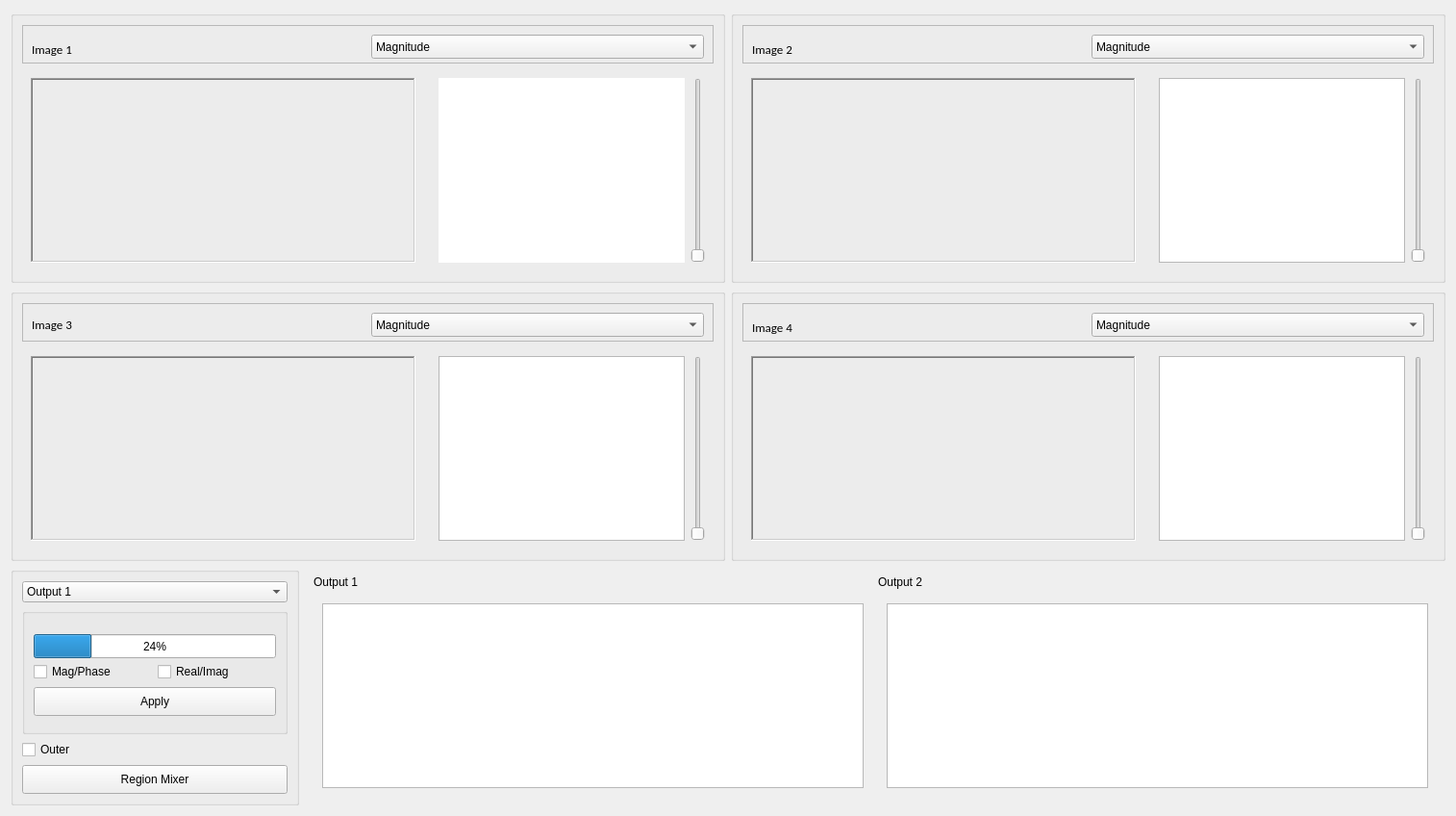
  <widget class="QWidget" name="centralwidget">
   <layout class="QGridLayout" name="gridLayout_15">
    <item row="0" column="0">
     <layout class="QGridLayout" name="gridLayout_14">
      <item row="0" column="0">
       <layout class="QGridLayout" name="gridLayout_13">
        <item row="0" column="0">
         <widget class="QGroupBox" name="groupBox_3">
          <property name="title">
           <string/>
          </property>
          <layout class="QGridLayout" name="gridLayout_22">
           <item row="0" column="0">
            <layout class="QVBoxLayout" name="verticalLayout">
             <item>
              <widget class="QFrame" name="frame">
               <property name="minimumSize">
                <size>
                 <width>0</width>
                 <height>40</height>
                </size>
               </property>
               <property name="maximumSize">
                <size>
                 <width>16777215</width>
                 <height>40</height>
                </size>
               </property>
               <property name="frameShape">
                <enum>QFrame::StyledPanel</enum>
               </property>
               <property name="frameShadow">
                <enum>QFrame::Raised</enum>
               </property>
               <layout class="QGridLayout" name="gridLayout">
                <item row="0" column="2">
                 <widget class="QComboBox" name="comboBox">
                  <property name="minimumSize">
                   <size>
                    <width>0</width>
                    <height>25</height>
                   </size>
                  </property>
                  <property name="maximumSize">
                   <size>
                    <width>16777215</width>
                    <height>25</height>
                   </size>
                  </property>
                  <item>
                   <property name="text">
                    <string>Magnitude</string>
                   </property>
                  </item>
                  <item>
                   <property name="text">
                    <string>Phase</string>
                   </property>
                  </item>
                  <item>
                   <property name="text">
                    <string>Real</string>
                   </property>
                  </item>
                  <item>
                   <property name="text">
                    <string>Imaginary</string>
                   </property>
                  </item>
                 </widget>
                </item>
                <item row="0" column="0">
                 <widget class="QLabel" name="label_3">
                  <property name="minimumSize">
                   <size>
                    <width>0</width>
                    <height>30</height>
                   </size>
                  </property>
                  <property name="font">
                   <font>
                    <family>Calibri</family>
                    <pointsize>10</pointsize>
                   </font>
                  </property>
                  <property name="text">
                   <string>Image 1</string>
                  </property>
                 </widget>
                </item>
               </layout>
              </widget>
             </item>
             <item>
              <layout class="QHBoxLayout" name="horizontalLayout">
               <item>
                <widget class="QGroupBox" name="groupBox">
                 <property name="styleSheet">
                  <string notr="true">QGroupBox {
    border: none; /* or border: 0; */
}

QGroupBox::title {
    subcontrol-origin: margin;
    subcontrol-position: top left;
    padding: 0 5px; /* Optional padding for the title */
}

</string>
                 </property>
                 <property name="title">
                  <string/>
                 </property>
                 <layout class="QGridLayout" name="gridLayout_2">
                  <item row="0" column="0">
                   <widget class="QLabel" name="image1">
                    <property name="minimumSize">
                     <size>
                      <width>400</width>
                      <height>0</height>
                     </size>
                    </property>
                    <property name="maximumSize">
                     <size>
                      <width>450</width>
                      <height>16777215</height>
                     </size>
                    </property>
                    <property name="frameShape">
                     <enum>QFrame::WinPanel</enum>
                    </property>
                    <property name="frameShadow">
                     <enum>QFrame::Sunken</enum>
                    </property>
                    <property name="text">
                     <string/>
                    </property>
                    <property name="scaledContents">
                     <bool>true</bool>
                    </property>
                   </widget>
                  </item>
                 </layout>
                </widget>
               </item>
               <item>
                <widget class="QGroupBox" name="groupBox_2">
                 <property name="styleSheet">
                  <string notr="true">QGroupBox {
    border: none; /* or border: 0; */
}

QGroupBox::title {
    subcontrol-origin: margin;
    subcontrol-position: top left;
    padding: 0 5px; /* Optional padding for the title */
}

</string>
                 </property>
                 <property name="title">
                  <string/>
                 </property>
                 <layout class="QGridLayout" name="gridLayout_16">
                  <item row="0" column="0">
                   <layout class="QHBoxLayout" name="horizontalLayout_5">
                    <item>
                     <widget class="QGraphicsView" name="ft_comp_1">
                      <property name="frameShape">
                       <enum>QFrame::NoFrame</enum>
                      </property>
                      <property name="frameShadow">
                       <enum>QFrame::Sunken</enum>
                      </property>
                      <property name="sizeAdjustPolicy">
                       <enum>QAbstractScrollArea::AdjustToContentsOnFirstShow</enum>
                      </property>
                      <property name="interactive">
                       <bool>true</bool>
                      </property>
                     </widget>
                    </item>
                    <item>
                     <widget class="QSlider" name="verticalSlider">
                      <property name="orientation">
                       <enum>Qt::Vertical</enum>
                      </property>
                     </widget>
                    </item>
                   </layout>
                  </item>
                 </layout>
                </widget>
               </item>
              </layout>
             </item>
            </layout>
           </item>
          </layout>
         </widget>
        </item>
        <item row="0" column="1">
         <widget class="QGroupBox" name="groupBox_24">
          <property name="title">
           <string/>
          </property>
          <layout class="QGridLayout" name="gridLayout_35">
           <item row="0" column="0">
            <layout class="QVBoxLayout" name="verticalLayout_5">
             <item>
              <widget class="QFrame" name="frame_11">
               <property name="minimumSize">
                <size>
                 <width>0</width>
                 <height>40</height>
                </size>
               </property>
               <property name="maximumSize">
                <size>
                 <width>16777215</width>
                 <height>40</height>
                </size>
               </property>
               <property name="frameShape">
                <enum>QFrame::StyledPanel</enum>
               </property>
               <property name="frameShadow">
                <enum>QFrame::Raised</enum>
               </property>
               <layout class="QGridLayout" name="gridLayout_36">
                <item row="0" column="0">
                 <widget class="QLabel" name="label_31">
                  <property name="minimumSize">
                   <size>
                    <width>0</width>
                    <height>30</height>
                   </size>
                  </property>
                  <property name="font">
                   <font>
                    <family>Calibri</family>
                    <pointsize>10</pointsize>
                   </font>
                  </property>
                  <property name="text">
                   <string>Image 2</string>
                  </property>
                 </widget>
                </item>
                <item row="0" column="1">
                 <widget class="QComboBox" name="comboBox_11">
                  <property name="minimumSize">
                   <size>
                    <width>0</width>
                    <height>25</height>
                   </size>
                  </property>
                  <property name="maximumSize">
                   <size>
                    <width>16777215</width>
                    <height>25</height>
                   </size>
                  </property>
                  <item>
                   <property name="text">
                    <string>Magnitude</string>
                   </property>
                  </item>
                  <item>
                   <property name="text">
                    <string>Phase</string>
                   </property>
                  </item>
                  <item>
                   <property name="text">
                    <string>Real</string>
                   </property>
                  </item>
                  <item>
                   <property name="text">
                    <string>Imaginary</string>
                   </property>
                  </item>
                 </widget>
                </item>
               </layout>
              </widget>
             </item>
             <item>
              <layout class="QHBoxLayout" name="horizontalLayout_11">
               <item>
                <widget class="QGroupBox" name="groupBox_25">
                 <property name="styleSheet">
                  <string notr="true">QGroupBox {
    border: none; /* or border: 0; */
}

QGroupBox::title {
    subcontrol-origin: margin;
    subcontrol-position: top left;
    padding: 0 5px; /* Optional padding for the title */
}

</string>
                 </property>
                 <property name="title">
                  <string/>
                 </property>
                 <layout class="QGridLayout" name="gridLayout_37">
                  <item row="0" column="0">
                   <widget class="QLabel" name="image2">
                    <property name="minimumSize">
                     <size>
                      <width>400</width>
                      <height>0</height>
                     </size>
                    </property>
                    <property name="frameShape">
                     <enum>QFrame::WinPanel</enum>
                    </property>
                    <property name="frameShadow">
                     <enum>QFrame::Sunken</enum>
                    </property>
                    <property name="text">
                     <string/>
                    </property>
                    <property name="scaledContents">
                     <bool>true</bool>
                    </property>
                   </widget>
                  </item>
                 </layout>
                </widget>
               </item>
               <item>
                <widget class="QGroupBox" name="ft_component2">
                 <property name="styleSheet">
                  <string notr="true">QGroupBox {
    border: none; /* or border: 0; */
}

QGroupBox::title {
    subcontrol-origin: margin;
    subcontrol-position: top left;
    padding: 0 5px; /* Optional padding for the title */
}

</string>
                 </property>
                 <property name="title">
                  <string/>
                 </property>
                 <layout class="QGridLayout" name="gridLayout_10">
                  <item row="0" column="0">
                   <layout class="QHBoxLayout" name="horizontalLayout_7">
                    <item>
                     <widget class="QGraphicsView" name="ft_comp_2"/>
                    </item>
                    <item>
                     <widget class="QSlider" name="verticalSlider_3">
                      <property name="orientation">
                       <enum>Qt::Vertical</enum>
                      </property>
                     </widget>
                    </item>
                   </layout>
                  </item>
                 </layout>
                </widget>
               </item>
              </layout>
             </item>
            </layout>
           </item>
          </layout>
         </widget>
        </item>
        <item row="1" column="0">
         <widget class="QGroupBox" name="groupBox_4">
          <property name="title">
           <string/>
          </property>
          <layout class="QGridLayout" name="gridLayout_23">
           <item row="0" column="0">
            <layout class="QVBoxLayout" name="verticalLayout_2">
             <item>
              <widget class="QFrame" name="frame_8">
               <property name="minimumSize">
                <size>
                 <width>0</width>
                 <height>40</height>
                </size>
               </property>
               <property name="maximumSize">
                <size>
                 <width>16777215</width>
                 <height>40</height>
                </size>
               </property>
               <property name="frameShape">
                <enum>QFrame::StyledPanel</enum>
               </property>
               <property name="frameShadow">
                <enum>QFrame::Raised</enum>
               </property>
               <layout class="QGridLayout" name="gridLayout_24">
                <item row="0" column="1">
                 <widget class="QComboBox" name="comboBox_8">
                  <property name="minimumSize">
                   <size>
                    <width>0</width>
                    <height>25</height>
                   </size>
                  </property>
                  <property name="maximumSize">
                   <size>
                    <width>16777215</width>
                    <height>25</height>
                   </size>
                  </property>
                  <item>
                   <property name="text">
                    <string>Magnitude</string>
                   </property>
                  </item>
                  <item>
                   <property name="text">
                    <string>Phase</string>
                   </property>
                  </item>
                  <item>
                   <property name="text">
                    <string>Real</string>
                   </property>
                  </item>
                  <item>
                   <property name="text">
                    <string>Imaginary</string>
                   </property>
                  </item>
                 </widget>
                </item>
                <item row="0" column="0">
                 <widget class="QLabel" name="label_22">
                  <property name="minimumSize">
                   <size>
                    <width>0</width>
                    <height>25</height>
                   </size>
                  </property>
                  <property name="font">
                   <font>
                    <family>Calibri</family>
                    <pointsize>10</pointsize>
                   </font>
                  </property>
                  <property name="text">
                   <string>Image 3</string>
                  </property>
                 </widget>
                </item>
               </layout>
              </widget>
             </item>
             <item>
              <layout class="QHBoxLayout" name="horizontalLayout_8">
               <item>
                <widget class="QGroupBox" name="groupBox_13">
                 <property name="styleSheet">
                  <string notr="true">QGroupBox {
    border: none; /* or border: 0; */
}

QGroupBox::title {
    subcontrol-origin: margin;
    subcontrol-position: top left;
    padding: 0 5px; /* Optional padding for the title */
}

</string>
                 </property>
                 <property name="title">
                  <string/>
                 </property>
                 <layout class="QGridLayout" name="gridLayout_25">
                  <item row="0" column="0">
                   <widget class="QLabel" name="image3">
                    <property name="minimumSize">
                     <size>
                      <width>400</width>
                      <height>0</height>
                     </size>
                    </property>
                    <property name="frameShape">
                     <enum>QFrame::WinPanel</enum>
                    </property>
                    <property name="frameShadow">
                     <enum>QFrame::Sunken</enum>
                    </property>
                    <property name="text">
                     <string/>
                    </property>
                    <property name="scaledContents">
                     <bool>true</bool>
                    </property>
                   </widget>
                  </item>
                 </layout>
                </widget>
               </item>
               <item>
                <widget class="QGroupBox" name="groupBox_16">
                 <property name="styleSheet">
                  <string notr="true">QGroupBox {
    border: none; /* or border: 0; */
}

QGroupBox::title {
    subcontrol-origin: margin;
    subcontrol-position: top left;
    padding: 0 5px; /* Optional padding for the title */
}

</string>
                 </property>
                 <property name="title">
                  <string/>
                 </property>
                 <layout class="QGridLayout" name="gridLayout_3">
                  <item row="0" column="0">
                   <layout class="QHBoxLayout" name="horizontalLayout_6">
                    <item>
                     <widget class="QGraphicsView" name="ft_comp_3"/>
                    </item>
                    <item>
                     <widget class="QSlider" name="verticalSlider_2">
                      <property name="orientation">
                       <enum>Qt::Vertical</enum>
                      </property>
                     </widget>
                    </item>
                   </layout>
                  </item>
                 </layout>
                </widget>
               </item>
              </layout>
             </item>
            </layout>
           </item>
          </layout>
         </widget>
        </item>
        <item row="1" column="1">
         <widget class="QGroupBox" name="groupBox_19">
          <property name="title">
           <string/>
          </property>
          <layout class="QGridLayout" name="gridLayout_31">
           <item row="0" column="0">
            <layout class="QVBoxLayout" name="verticalLayout_4">
             <item>
              <widget class="QFrame" name="frame_10">
               <property name="minimumSize">
                <size>
                 <width>0</width>
                 <height>40</height>
                </size>
               </property>
               <property name="maximumSize">
                <size>
                 <width>16777215</width>
                 <height>40</height>
                </size>
               </property>
               <property name="frameShape">
                <enum>QFrame::StyledPanel</enum>
               </property>
               <property name="frameShadow">
                <enum>QFrame::Raised</enum>
               </property>
               <layout class="QGridLayout" name="gridLayout_32">
                <item row="0" column="1">
                 <widget class="QComboBox" name="comboBox_10">
                  <property name="minimumSize">
                   <size>
                    <width>0</width>
                    <height>25</height>
                   </size>
                  </property>
                  <property name="maximumSize">
                   <size>
                    <width>16777215</width>
                    <height>25</height>
                   </size>
                  </property>
                  <item>
                   <property name="text">
                    <string>Magnitude</string>
                   </property>
                  </item>
                  <item>
                   <property name="text">
                    <string>Phase</string>
                   </property>
                  </item>
                  <item>
                   <property name="text">
                    <string>Real</string>
                   </property>
                  </item>
                  <item>
                   <property name="text">
                    <string>Imaginary</string>
                   </property>
                  </item>
                 </widget>
                </item>
                <item row="0" column="0">
                 <widget class="QLabel" name="label_28">
                  <property name="minimumSize">
                   <size>
                    <width>0</width>
                    <height>30</height>
                   </size>
                  </property>
                  <property name="font">
                   <font>
                    <family>Calibri</family>
                    <pointsize>10</pointsize>
                   </font>
                  </property>
                  <property name="text">
                   <string>Image 4</string>
                  </property>
                 </widget>
                </item>
               </layout>
              </widget>
             </item>
             <item>
              <layout class="QHBoxLayout" name="horizontalLayout_10">
               <item>
                <widget class="QGroupBox" name="groupBox_22">
                 <property name="styleSheet">
                  <string notr="true">QGroupBox {
    border: none; /* or border: 0; */
}

QGroupBox::title {
    subcontrol-origin: margin;
    subcontrol-position: top left;
    padding: 0 5px; /* Optional padding for the title */
}

</string>
                 </property>
                 <property name="title">
                  <string/>
                 </property>
                 <layout class="QGridLayout" name="gridLayout_33">
                  <item row="0" column="0">
                   <widget class="QLabel" name="image4">
                    <property name="minimumSize">
                     <size>
                      <width>400</width>
                      <height>0</height>
                     </size>
                    </property>
                    <property name="frameShape">
                     <enum>QFrame::WinPanel</enum>
                    </property>
                    <property name="frameShadow">
                     <enum>QFrame::Sunken</enum>
                    </property>
                    <property name="text">
                     <string/>
                    </property>
                    <property name="scaledContents">
                     <bool>true</bool>
                    </property>
                   </widget>
                  </item>
                 </layout>
                </widget>
               </item>
               <item>
                <widget class="QGroupBox" name="groupBox_23">
                 <property name="styleSheet">
                  <string notr="true">QGroupBox {
    border: none; /* or border: 0; */
}

QGroupBox::title {
    subcontrol-origin: margin;
    subcontrol-position: top left;
    padding: 0 5px; /* Optional padding for the title */
}

</string>
                 </property>
                 <property name="title">
                  <string/>
                 </property>
                 <layout class="QGridLayout" name="gridLayout_11">
                  <item row="0" column="0">
                   <layout class="QHBoxLayout" name="horizontalLayout_9">
                    <item>
                     <widget class="QGraphicsView" name="ft_comp_4"/>
                    </item>
                    <item>
                     <widget class="QSlider" name="verticalSlider_4">
                      <property name="orientation">
                       <enum>Qt::Vertical</enum>
                      </property>
                     </widget>
                    </item>
                   </layout>
                  </item>
                 </layout>
                </widget>
               </item>
              </layout>
             </item>
            </layout>
           </item>
          </layout>
         </widget>
        </item>
       </layout>
      </item>
      <item row="1" column="0">
       <layout class="QHBoxLayout" name="horizontalLayout_3">
        <item>
         <widget class="QGroupBox" name="groupBox_8">
          <property name="minimumSize">
           <size>
            <width>100</width>
            <height>0</height>
           </size>
          </property>
          <property name="maximumSize">
           <size>
            <width>300</width>
            <height>16777215</height>
           </size>
          </property>
          <property name="title">
           <string/>
          </property>
          <layout class="QGridLayout" name="gridLayout_4">
           <item row="1" column="0">
            <widget class="QGroupBox" name="groupBox_9">
             <property name="title">
              <string/>
             </property>
             <layout class="QGridLayout" name="gridLayout_12">
              <item row="1" column="0">
               <layout class="QVBoxLayout" name="verticalLayout_10">
                <item>
                 <layout class="QHBoxLayout" name="horizontalLayout_4">
                  <item>
                   <widget class="QCheckBox" name="mag_phase_checkbox">
                    <property name="text">
                     <string>Mag/Phase</string>
                    </property>
                   </widget>
                  </item>
                  <item>
                   <widget class="QCheckBox" name="real_imag_checkbox">
                    <property name="text">
                     <string>Real/Imag</string>
                    </property>
                   </widget>
                  </item>
                 </layout>
                </item>
                <item>
                 <widget class="QPushButton" name="apply_btn">
                  <property name="minimumSize">
                   <size>
                    <width>0</width>
                    <height>30</height>
                   </size>
                  </property>
                  <property name="maximumSize">
                   <size>
                    <width>16777215</width>
                    <height>30</height>
                   </size>
                  </property>
                  <property name="text">
                   <string>Apply</string>
                  </property>
                 </widget>
                </item>
               </layout>
              </item>
              <item row="0" column="0">
               <widget class="QProgressBar" name="progressBar">
                <property name="minimumSize">
                 <size>
                  <width>0</width>
                  <height>25</height>
                 </size>
                </property>
                <property name="maximumSize">
                 <size>
                  <width>16777215</width>
                  <height>10</height>
                 </size>
                </property>
                <property name="value">
                 <number>24</number>
                </property>
               </widget>
              </item>
             </layout>
            </widget>
           </item>
           <item row="0" column="0">
            <widget class="QComboBox" name="mixer_output_combobox">
             <item>
              <property name="text">
               <string>Output 1</string>
              </property>
             </item>
             <item>
              <property name="text">
               <string>Output 2</string>
              </property>
             </item>
            </widget>
           </item>
           <item row="3" column="0">
            <widget class="QPushButton" name="region_btn">
             <property name="minimumSize">
              <size>
               <width>0</width>
               <height>30</height>
              </size>
             </property>
             <property name="maximumSize">
              <size>
               <width>16777215</width>
               <height>30</height>
              </size>
             </property>
             <property name="text">
              <string>Region Mixer</string>
             </property>
            </widget>
           </item>
           <item row="2" column="0">
            <widget class="QCheckBox" name="outer_checkbox_1">
             <property name="text">
              <string>Outer</string>
             </property>
            </widget>
           </item>
          </layout>
         </widget>
        </item>
        <item>
         <widget class="QGroupBox" name="groupBox_7">
          <property name="styleSheet">
           <string notr="true">QGroupBox {
    border: none; /* or border: 0; */
}

QGroupBox::title {
    subcontrol-origin: margin;
    subcontrol-position: top left;
    padding: 0 5px; /* Optional padding for the title */
}

</string>
          </property>
          <property name="title">
           <string/>
          </property>
          <layout class="QGridLayout" name="gridLayout_9">
           <item row="0" column="0">
            <layout class="QHBoxLayout" name="horizontalLayout_2">
             <item>
              <layout class="QGridLayout" name="gridLayout_7">
               <item row="0" column="0">
                <widget class="QLabel" name="label_4">
                 <property name="maximumSize">
                  <size>
                   <width>16777215</width>
                   <height>25</height>
                  </size>
                 </property>
                 <property name="text">
                  <string>Output 1</string>
                 </property>
                </widget>
               </item>
               <item row="1" column="0">
                <widget class="QGroupBox" name="groupBox_5">
                 <property name="title">
                  <string/>
                 </property>
                 <layout class="QGridLayout" name="gridLayout_5">
                  <item row="0" column="0">
                   <widget class="QGraphicsView" name="output1">
                    <property name="sizeAdjustPolicy">
                     <enum>QAbstractScrollArea::AdjustIgnored</enum>
                    </property>
                   </widget>
                  </item>
                 </layout>
                </widget>
               </item>
              </layout>
             </item>
             <item>
              <layout class="QGridLayout" name="gridLayout_8">
               <item row="0" column="0">
                <widget class="QLabel" name="label_5">
                 <property name="maximumSize">
                  <size>
                   <width>16777215</width>
                   <height>25</height>
                  </size>
                 </property>
                 <property name="text">
                  <string>Output 2</string>
                 </property>
                </widget>
               </item>
               <item row="1" column="0">
                <widget class="QGroupBox" name="groupBox_6">
                 <property name="title">
                  <string/>
                 </property>
                 <layout class="QGridLayout" name="gridLayout_6">
                  <item row="0" column="0">
                   <widget class="QGraphicsView" name="output2"/>
                  </item>
                 </layout>
                </widget>
               </item>
              </layout>
             </item>
            </layout>
           </item>
          </layout>
         </widget>
        </item>
       </layout>
      </item>
     </layout>
    </item>
   </layout>
  </widget>
